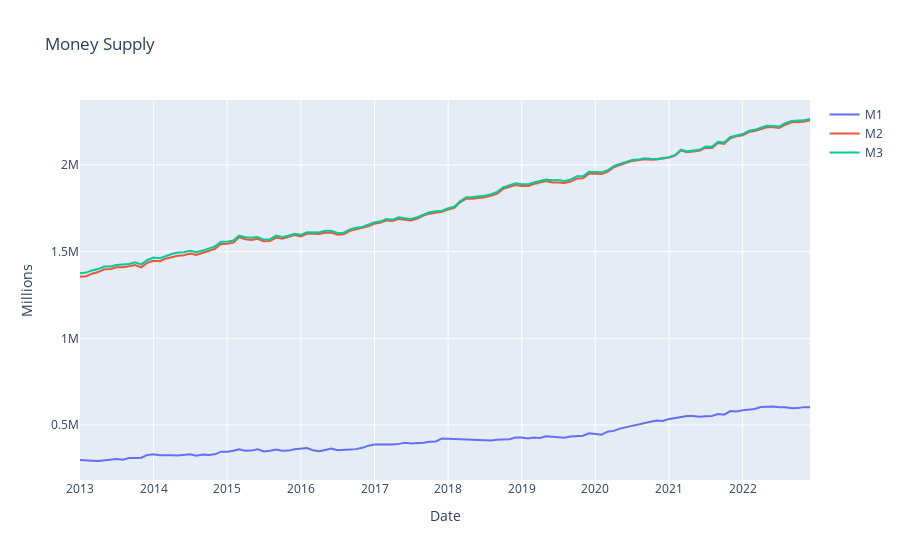

Source (notebook cell):
### Markdown cell above
## Money Supply

### Code cell
traces = []

for col_name in money.columns:
    trace = go.Scatter(x=money.index, y=money[col_name], mode='lines', name=col_name)
    traces.append(trace)

layout = go.Layout(
    title='Money Supply',
    xaxis=dict(title='Date'),
    yaxis=dict(title='money')
)

fig = go.Figure(data=traces, layout=layout)
fig.update_layout(title='Money Supply', xaxis_title='Date', yaxis_title='Millions')

fig.show()
